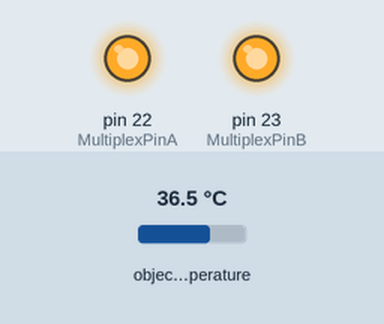
This sketch was run on a simulated Arduino Mega 2560, built with avr-gcc and run on an emulated ATmega2560. Shown: output pins drawn as LEDs (lit = HIGH). The test bench sets the inputs (shaded band); at power-on: object temperature 36.5 °C. What the sketch prints to the serial monitor is not drawn.

Above: at 0.1 s.
Timing chart, 0 to 1.6 s (numbered marks = the images above):
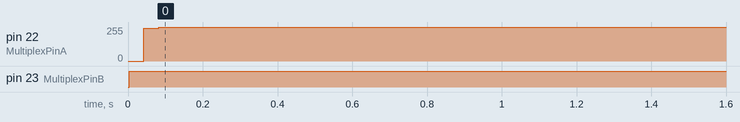

The sketch:

teste_4_temp_multiplex.ino
```cpp
#include <Adafruit_MLX90614.h>
#include <Wire.h>

Adafruit_MLX90614 mlx[4];
int MultiplexPinA = 22, MultiplexPinB = 23;
bool _Primeiro = true;

void setup() {
  // put your setup code here, to run once:
  Serial.begin(9600);
  //Serial.println("Adafruit MLX90614 test");

  pinMode(MultiplexPinA, OUTPUT);
  pinMode(MultiplexPinB, OUTPUT);

  for(int i = 0; i < 4; i++)
  {
    switch(i) // seleciona qual dos 4 está selecionado pelo multiplex
    {
      case 0:
              digitalWrite(MultiplexPinA, LOW);
              digitalWrite(MultiplexPinB, LOW);
              break;
      case 1:
              digitalWrite(MultiplexPinA, HIGH);
              digitalWrite(MultiplexPinB, LOW);
              break;
      case 2:
              digitalWrite(MultiplexPinA, LOW);
              digitalWrite(MultiplexPinB, HIGH);
              break;
      case 3:
              digitalWrite(MultiplexPinA, HIGH);
              digitalWrite(MultiplexPinB, HIGH);
              break;
    }

    mlx[i] = Adafruit_MLX90614();
    mlx[i].begin();
  }
  _Primeiro = true;
}

void loop() {
  Serial.print("_");

  for(int i = 0; i < 4; i++)
  {
    switch(i) // seleciona qual dos 4 está selecionado pelo multiplex
    {
      case 0:
              digitalWrite(MultiplexPinA, LOW);
              digitalWrite(MultiplexPinB, LOW);
              break;
      case 1:
              digitalWrite(MultiplexPinA, HIGH);
              digitalWrite(MultiplexPinB, LOW);
              break;
      case 2:
              digitalWrite(MultiplexPinA, LOW);
              digitalWrite(MultiplexPinB, HIGH);
              break;
      case 3:
              digitalWrite(MultiplexPinA, HIGH);
              digitalWrite(MultiplexPinB, HIGH);
              break;
    }
  // put your main code here, to run repeatedly:
    Serial.print(":");
    Serial.print(mlx[i].readObjectTempC());
    //Serial.print(":");
    //Serial.print(i);//Serial.println("*C");
  }
  Serial.println();
  delay(200);
}
```

Measured:
- by itself, pin 22 (MultiplexPinA): 0/255 → 255/255 at 0.04 s
- by itself, pin 23 (MultiplexPinB): LOW → HIGH at 0.00 s
